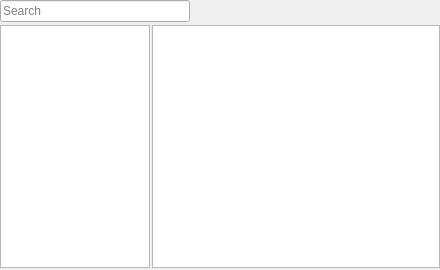
<?xml version="1.0" encoding="UTF-8"?>
<ui version="4.0">
 <author>
SPDX-FileCopyrightText: 2024 S. MANKOWSKI stephane@mankowski.fr
SPDX-FileCopyrightText: 2024 G. DE BURE support@mankowski.fr
SPDX-License-Identifier: GPL-3.0-or-later
 </author>      
 <class>skgquerycreator_base</class>
 <widget class="QWidget" name="skgquerycreator_base">
  <property name="geometry">
   <rect>
    <x>0</x>
    <y>0</y>
    <width>440</width>
    <height>270</height>
   </rect>
  </property>
  <layout class="QGridLayout" name="gridLayout">
   <property name="leftMargin">
    <number>0</number>
   </property>
   <property name="topMargin">
    <number>0</number>
   </property>
   <property name="rightMargin">
    <number>0</number>
   </property>
   <property name="bottomMargin">
    <number>0</number>
   </property>
   <property name="spacing">
    <number>2</number>
   </property>
   <item row="0" column="3">
    <spacer name="horizontalSpacer">
     <property name="orientation">
      <enum>Qt::Horizontal</enum>
     </property>
     <property name="sizeHint" stdset="0">
      <size>
       <width>40</width>
       <height>20</height>
      </size>
     </property>
    </spacer>
   </item>
   <item row="0" column="0">
    <widget class="KLineEdit" name="kFilterEdit">
     <property name="text">
      <string/>
     </property>
     <property name="placeholderText">
      <string>Search</string>
     </property>
    </widget>
   </item>
   <item row="1" column="0" colspan="5">
    <widget class="QFrame" name="kFrmAdvanced">
     <property name="frameShape">
      <enum>QFrame::NoFrame</enum>
     </property>
     <property name="frameShadow">
      <enum>QFrame::Plain</enum>
     </property>
     <layout class="QHBoxLayout" name="horizontalLayout">
      <property name="spacing">
       <number>2</number>
      </property>
      <property name="leftMargin">
       <number>0</number>
      </property>
      <property name="topMargin">
       <number>0</number>
      </property>
      <property name="rightMargin">
       <number>0</number>
      </property>
      <property name="bottomMargin">
       <number>2</number>
      </property>
      <item>
       <widget class="QListWidget" name="kListAtt">
        <property name="maximumSize">
         <size>
          <width>150</width>
          <height>16777215</height>
         </size>
        </property>
       </widget>
      </item>
      <item>
       <widget class="SKGTableWidget" name="kList">
        <property name="acceptDrops">
         <bool>true</bool>
        </property>
        <property name="toolTip">
         <string>Double click on items in the list on the left to add them to the query definition</string>
        </property>
        <property name="whatsThis">
         <string>Define your query here. Double click on items in the list on the left to add them to the query as defined in the table.

There is a &quot;And&quot; relationship between columns, and a &quot;Or&quot; relationship between lines.

Read the Skrooge documentation for more details.</string>
        </property>
        <property name="editTriggers">
         <set>QAbstractItemView::AnyKeyPressed|QAbstractItemView::DoubleClicked|QAbstractItemView::EditKeyPressed|QAbstractItemView::SelectedClicked</set>
        </property>
        <attribute name="horizontalHeaderMinimumSectionSize">
         <number>50</number>
        </attribute>
        <attribute name="horizontalHeaderStretchLastSection">
         <bool>true</bool>
        </attribute>
       </widget>
      </item>
     </layout>
    </widget>
   </item>
   <item row="0" column="1">
    <widget class="QToolButton" name="kToolHelp">
     <property name="maximumSize">
      <size>
       <width>28</width>
       <height>28</height>
      </size>
     </property>
     <property name="toolTip">
      <string>This menu can help you to build your query</string>
     </property>
     <property name="popupMode">
      <enum>QToolButton::InstantPopup</enum>
     </property>
     <property name="autoRaise">
      <bool>true</bool>
     </property>
    </widget>
   </item>
   <item row="0" column="2">
    <widget class="QPushButton" name="kCheckMode">
     <property name="maximumSize">
      <size>
       <width>28</width>
       <height>28</height>
      </size>
     </property>
     <property name="flat">
      <bool>true</bool>
     </property>
    </widget>
   </item>
  </layout>
 </widget>
 <customwidgets>
  <customwidget>
   <class>SKGTableWidget</class>
   <extends>QTableWidget</extends>
   <header>skgtablewidget.h</header>
  </customwidget>
  <customwidget>
   <class>KLineEdit</class>
   <extends>QLineEdit</extends>
   <header>klineedit.h</header>
  </customwidget>
 </customwidgets>
 <tabstops>
  <tabstop>kFilterEdit</tabstop>
  <tabstop>kListAtt</tabstop>
  <tabstop>kList</tabstop>
 </tabstops>
 <resources/>
 <connections/>
 <slots>
  <slot>onRemove()</slot>
  <slot>onSelectionChanged()</slot>
  <slot>onAddColumn()</slot>
 </slots>
</ui>
